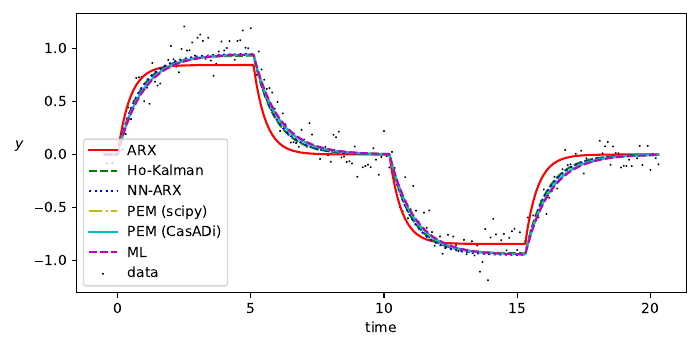

The script that saved this image:
from cycler import cycler
import numpy as np
from matplotlib.backends.backend_pdf import PdfPages
import matplotlib.pyplot as plt
import pickle

## Force this script to start in the main repo directory
import sys
import os
main_dir = os.path.dirname(os.path.abspath(__file__)) + '/..'
os.chdir(main_dir)
sys.path.append(main_dir)

## Plotting defauls
default_cycler = (
    cycler(color=['r', 'g', 'b', 'y', 'c', 'm', 'y', 'k']) +
    cycler(linestyle=['-', '--', ':', '-.', '-', '--', ':', '-.'])
)
plt.rc('axes', prop_cycle=default_cycler)
scatter_args = {
    'label': "data",
    'facecolors': "none",
    'edgecolors': "k",
    'marker': '.',
    's': 0.5
}

# Load and unpack data
with open('data/siso_mle.pickle', 'rb') as handle:
    data = pickle.load(handle)
    models = pickle.load(handle)

t = data['t']
y = data['y']

labels = models.keys()

# Plot results
with PdfPages('figures/siso_mle_plot.pdf') as pdf:

    # k step ahead plot
    plt.figure(figsize=(7, 3.5))

    for (label, model) in models.items():
        plt.plot(t, model['yf'], label=label)
    plt.scatter(t, y[0, :], **scatter_args)

    plt.legend()
    plt.ylabel(r"$y$", rotation=0, labelpad=10)
    plt.xlabel(r"time")
    plt.tight_layout(pad=1)

    pdf.savefig()
    plt.close()

    # times
    fig, ax = plt.subplots(figsize=(7, 3.5))
    ax.bar(labels, [model['t'] for model in models.values()], color='b')
    ax.set_ylabel(r"$t$ (s)", rotation=0, labelpad=10)

    plt.tight_layout(pad=1)
    ax.set_yscale('log')
    pdf.savefig()
    plt.close()


    # errors
    barlabels = [r'$\|A-\hat A\|/\|A\|$', r'$\|B-\hat B\|/\|B\|$',
                 r'$\|K-\hat K\|/\|K\|$', r'$\|R_e-\hat R_e\|/\|R_e\|$']
    err = np.array([model['err'] for (label, model) in models.items()])

    fig, ax = plt.subplots(figsize=(7, 3.5))
    barWidth = 0.2
    place = np.arange(len(labels),dtype='float64')
    for (i, bar_label) in enumerate(barlabels):
        ax.bar(place, err[:, i], width=barWidth, label=bar_label)
        place += barWidth
    ax.set_xticks([r + barWidth for r in range(len(labels))], labels)
    ax.legend()

    plt.tight_layout(pad=1)
    ax.set_yscale('log')
    pdf.savefig()
    plt.close()


    # errors (no arx)
    labels = [label for (label, model) in models.items() if label not in ['ARX', 'EM']]
    err = np.array([model['err'] for (label, model) in models.items()
                    if label not in ['ARX', 'EM']])

    fig, ax = plt.subplots(figsize=(7, 3.5))
    barWidth = 0.2
    place = np.arange(len(labels),dtype='float64')
    for (i, bar_label) in enumerate(barlabels):
        ax.bar(place, err[:, i], width=barWidth, label=bar_label)
        place += barWidth
    ax.set_xticks([r + barWidth for r in range(len(labels))], labels)
    ax.legend()
    ax.set_yscale('log')
    pdf.savefig()
    plt.close()
